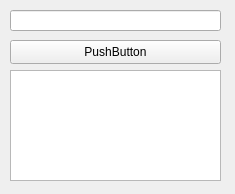
<?xml version="1.0" encoding="UTF-8"?>
<ui version="4.0">
 <class>Form</class>
 <widget class="QWidget" name="Form">
  <property name="geometry">
   <rect>
    <x>0</x>
    <y>0</y>
    <width>235</width>
    <height>194</height>
   </rect>
  </property>
  <property name="windowTitle">
   <string>Form</string>
  </property>
  <widget class="QLineEdit" name="txt_input">
   <property name="geometry">
    <rect>
     <x>10</x>
     <y>10</y>
     <width>211</width>
     <height>21</height>
    </rect>
   </property>
  </widget>
  <widget class="QPushButton" name="btn_click">
   <property name="geometry">
    <rect>
     <x>10</x>
     <y>40</y>
     <width>211</width>
     <height>24</height>
    </rect>
   </property>
   <property name="text">
    <string>PushButton</string>
   </property>
  </widget>
  <widget class="QTextEdit" name="txt_output">
   <property name="geometry">
    <rect>
     <x>10</x>
     <y>70</y>
     <width>211</width>
     <height>111</height>
    </rect>
   </property>
  </widget>
 </widget>
 <resources/>
 <connections/>
</ui>
